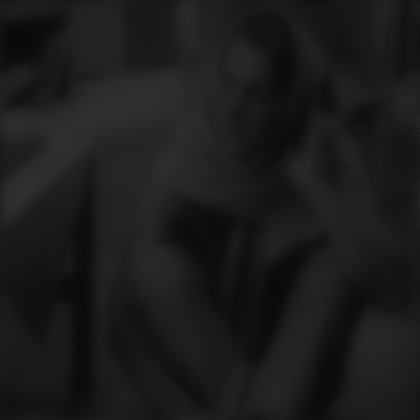
%> input picture DIP_HW3/Butterworth/Butterworth10.png, 420 x 420 px, shrunk from 512 x 512 before the run
$ octave Butterworth.m   (GNU Octave 9; MATLAB toolbox functions it lacks are replaced by stand-ins)
%> lines starting %> are read from the running program, lines starting %| are printed output that depends on the picture
clear
[filename1,pathname1]=uigetfile('*.*','select an input image');
%> the answer given: Butterworth10.png
inputImage = imread([pathname1 filename1]);%读入待处理图像
%> inputImage is the input picture: size 420x420 uint8; min 8, max 53, mean 27.3

subplot(2,3,1);
imshow(inputImage);
title('待处理');%显示待处理图像
[h1,w1]=size(inputImage);%获取待处理图像的长和宽
%> h1 = 420; w1 = 420

moveImage = double(inputImage);
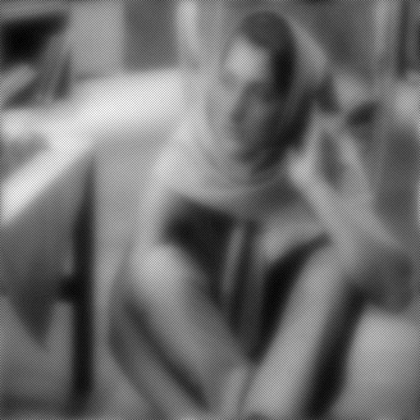
%> moveImage: size 420x420 double; min 8, max 53, mean 27.3; mean of the top-left, top-right, bottom-left and bottom-right quarters 34.5, 25.6, 24.1, 25.2; drawn with min black and max white

D0 = [10,20,40,80];

for i=1:h1%中心变换
    for j=1:w1
        moveImage(i,j) = inputImage(i,j)*((-1)^(i+j));
    end
end
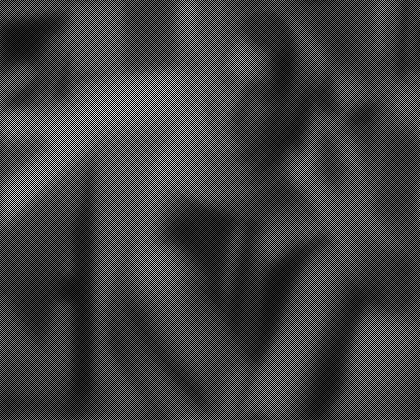
%> moveImage: size 420x420 double; min 0, max 53, mean 13.7; drawn with min black and max white

Duv = fft2(moveImage);

for g = 1:4%四个不同D0
%> this loop made 4 passes; what is shown inside it comes from the first
    Guv = Duv;
    n = 1;
    h2 = floor(h1/2);
%> h2 = 210
    w2 = floor(w1/2);
%> w2 = 210
    %BHPF滤波
    for i=1:h1
        for j=1:w1
            d=sqrt((j-w2)^2 + (i-h2)^2);
            Huv = 1/(1+(d/D0(1,g))^(2 * n));
            Guv(i,j) = Duv(i,j) * Huv;
        end
    end

    %傅里叶反变换取实部
    OutputImage = real(ifft2(Guv));
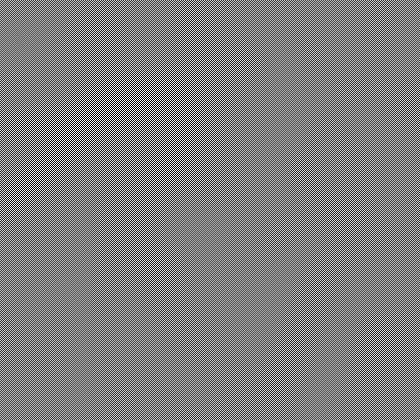
%> OutputImage: size 420x420 double; min -23.2, max 23.28, mean 0; drawn with min black and max white
    for i=1:h1%反中心变换
        for j=1:w1
            OutputImage(i,j) = OutputImage(i,j)*(-1)^(i+j);
        end
    end
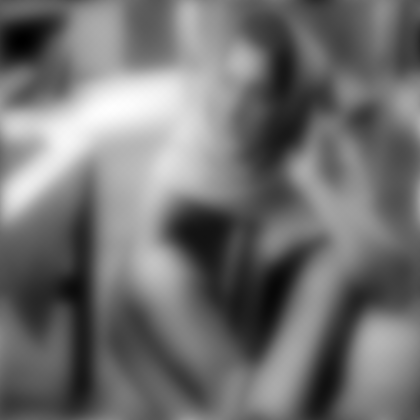
%> OutputImage: size 420x420 double; min 5.49, max 23.28, mean 13.4; drawn with min black and max white
    aa = num2str(D0(1,g));
    subplot(2,3,1+g);
    OutputImage = uint8(floor(OutputImage));
%> OutputImage: size 420x420 uint8
    imshow(OutputImage,[0 255]);%显示处理后图像
    title(['D0=' aa]);
    imwrite(OutputImage,[pathname1 'Butterworth' aa '.png']);
end
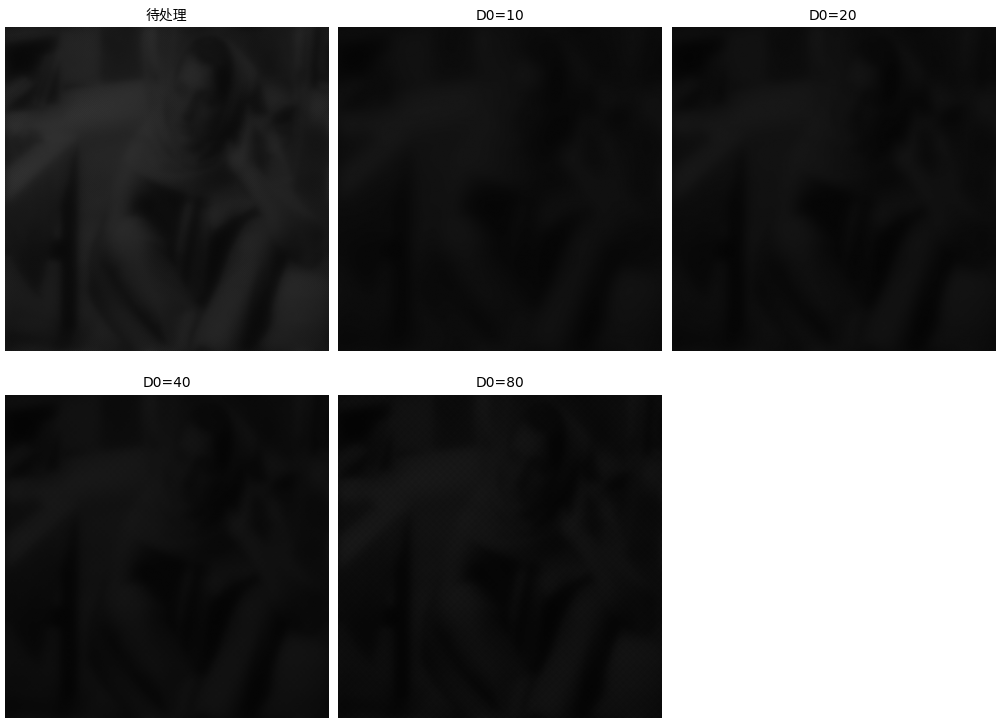
%> figure redrawn from the program's plot data, 5 panels
